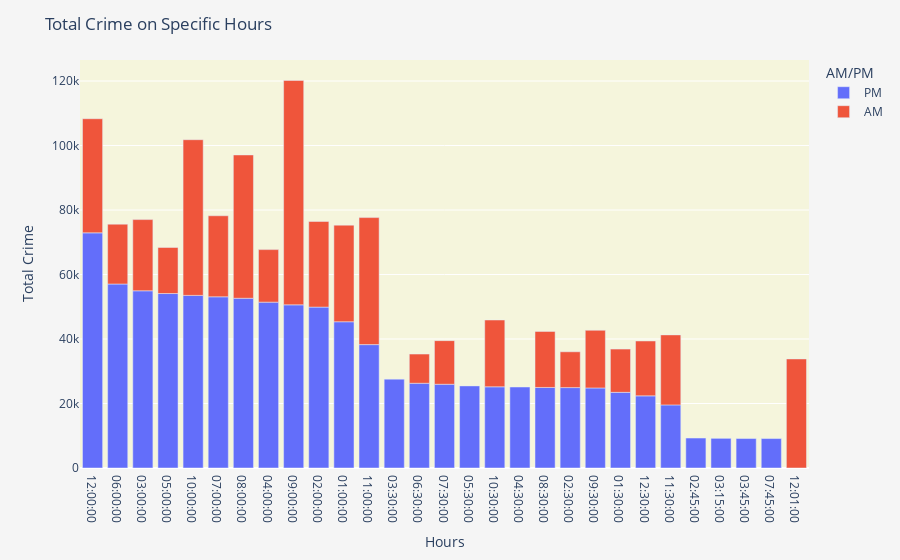

Write notebook code for a chart like this one.
### Code cell
hours_crime_count_fig=px.bar(hours_crime_count.toPandas(),x="Hours",y="#crimes",color="AM/PM")
hours_crime_count_fig.update_layout(title='Total Crime on Specific Hours', xaxis_title='Hours', yaxis_title='Total Crime', plot_bgcolor ='beige', paper_bgcolor='whitesmoke')
hours_crime_count_fig.show()

### Figure 1 — Plotly figure (JSON) as saved in the notebook; plotly's stock layout.template omitted (floating-point values rounded to 4 significant figures)
{"data": [{"alignmentgroup": "True", "hovertemplate": "AM/PM=PM<br>Hours=%{x}<br>#crimes=%{y}<extra></extra>", "legendgroup": "PM", "marker": {"color": "#636efa"}, "name": "PM", "offsetgroup": "PM", "orientation": "v", "showlegend": true, "textposition": "auto", "type": "bar", "x": ["12:00:00", "06:00:00", "03:00:00", "05:00:00", "10:00:00", "07:00:00", "08:00:00", "04:00:00", "09:00:00", "02:00:00", "01:00:00", "11:00:00", "03:30:00", "06:30:00", "07:30:00", "05:30:00", "10:30:00", "04:30:00", "08:30:00", "02:30:00", "09:30:00", "01:30:00", "12:30:00", "11:30:00", "02:45:00", "03:15:00", "03:45:00", "07:45:00"], "xaxis": "x", "y": [72922, 57058, 54955, 54106, 53530, 53090, 52640, 51437, 50601, 49894, 45352, 38264, 27559, 26277, 25968, 25459, 25179, 25116, 24975, 24937, 24826, 23461, 22369, 19569, 9294, 9194, 9130, 9125], "yaxis": "y"}, {"alignmentgroup": "True", "hovertemplate": "AM/PM=AM<br>Hours=%{x}<br>#crimes=%{y}<extra></extra>", "legendgroup": "AM", "marker": {"color": "#EF553B"}, "name": "AM", "offsetgroup": "AM", "orientation": "v", "showlegend": true, "textposition": "auto", "type": "bar", "x": ["09:00:00", "10:00:00", "08:00:00", "11:00:00", "12:00:00", "12:01:00", "01:00:00", "02:00:00", "07:00:00", "03:00:00", "11:30:00", "10:30:00", "06:00:00", "09:30:00", "08:30:00", "12:30:00", "04:00:00", "05:00:00", "07:30:00", "01:30:00", "02:30:00", "06:30:00"], "xaxis": "x", "y": [69596, 48274, 44442, 39392, 35392, 33823, 29961, 26560, 25126, 22081, 21708, 20715, 18559, 17878, 17385, 17024, 16284, 14289, 13531, 13412, 11100, 9065], "yaxis": "y"}], "layout": {"barmode": "relative", "legend": {"title": {"text": "AM/PM"}, "tracegroupgap": 0}, "margin": {"t": 60}, "paper_bgcolor": "whitesmoke", "plot_bgcolor": "beige", "title": {"text": "Total Crime on Specific Hours"}, "xaxis": {"anchor": "y", "domain": [0, 1], "title": {"text": "Hours"}}, "yaxis": {"anchor": "x", "domain": [0, 1], "title": {"text": "Total Crime"}}}}
